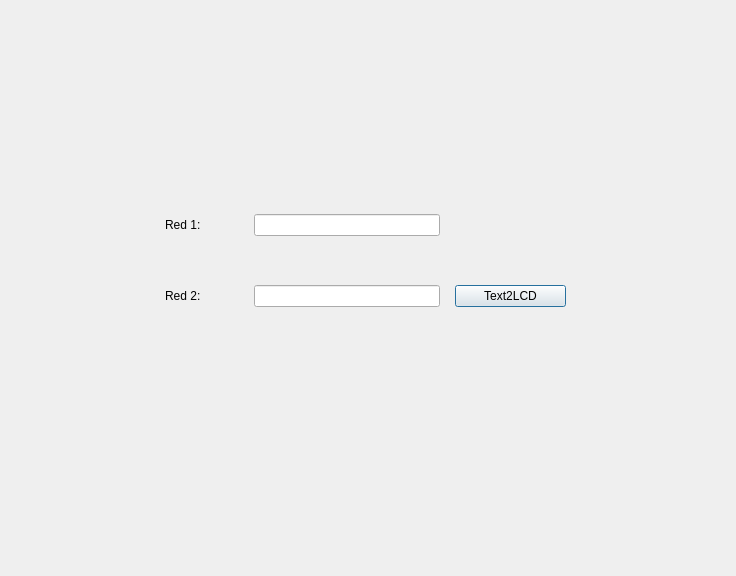
<?xml version="1.0" encoding="UTF-8"?>
<ui version="4.0">
 <class>Dialog</class>
 <widget class="QDialog" name="Dialog">
  <property name="geometry">
   <rect>
    <x>0</x>
    <y>0</y>
    <width>736</width>
    <height>576</height>
   </rect>
  </property>
  <property name="windowTitle">
   <string>Dialog</string>
  </property>
  <widget class="QWidget" name="gridLayoutWidget">
   <property name="geometry">
    <rect>
     <x>160</x>
     <y>170</y>
     <width>411</width>
     <height>181</height>
    </rect>
   </property>
   <layout class="QGridLayout" name="gridLayout" rowstretch="0,0" columnstretch="20,50,30" rowminimumheight="0,0">
    <property name="leftMargin">
     <number>5</number>
    </property>
    <property name="topMargin">
     <number>0</number>
    </property>
    <property name="rightMargin">
     <number>5</number>
    </property>
    <property name="horizontalSpacing">
     <number>15</number>
    </property>
    <property name="verticalSpacing">
     <number>5</number>
    </property>
    <item row="0" column="1">
     <widget class="QLineEdit" name="lineEdit">
      <property name="text">
       <string/>
      </property>
      <property name="maxLength">
       <number>16</number>
      </property>
     </widget>
    </item>
    <item row="1" column="0">
     <widget class="QLabel" name="label_2">
      <property name="text">
       <string>Red 2:</string>
      </property>
     </widget>
    </item>
    <item row="1" column="1">
     <widget class="QLineEdit" name="lineEdit_2">
      <property name="text">
       <string/>
      </property>
      <property name="maxLength">
       <number>16</number>
      </property>
     </widget>
    </item>
    <item row="0" column="0">
     <widget class="QLabel" name="label">
      <property name="text">
       <string>Red 1:</string>
      </property>
     </widget>
    </item>
    <item row="1" column="2">
     <widget class="QPushButton" name="pushButton">
      <property name="text">
       <string>Text2LCD</string>
      </property>
      <property name="checkable">
       <bool>false</bool>
      </property>
     </widget>
    </item>
   </layout>
  </widget>
 </widget>
 <resources/>
 <connections/>
</ui>
